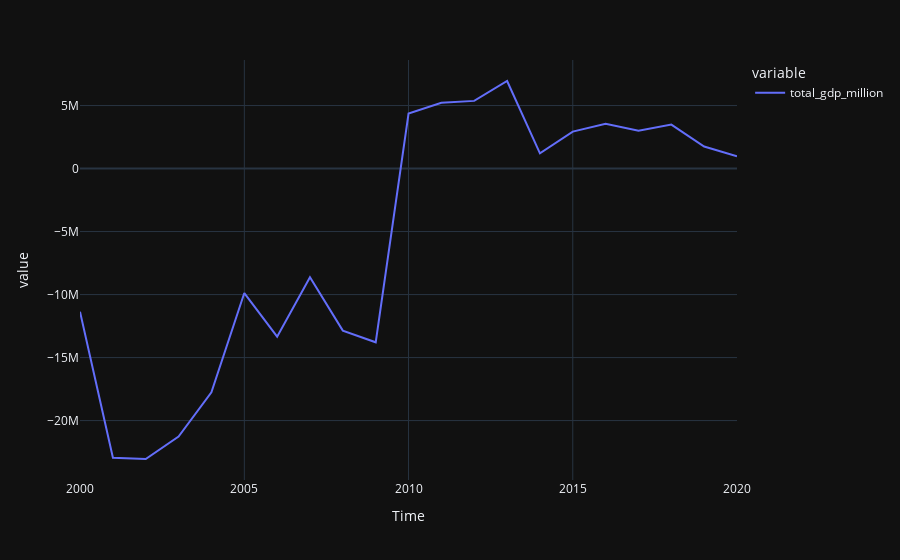

Source (notebook cell):
### Code cell
n =  10
pais_unico = list(set(Data_final['Pais_x']))
AUX = []
Data_no_auto = pd.DataFrame()
for x in range(len(set(Data_final['Pais_x']))):
    AUX.append(rezagos(Data_final,columnas = ['total_gdp_million','ECI'],n=n,pais=pais_unico[x]))
Data_no_auto = pd.concat(AUX,ignore_index= True)

data_glob = Data_no_auto.copy()
data_glob['Año'] = ["".join([str(data_glob.iloc[i,4]),"-01"]) for i in range(len(data_glob.Año))]
data_glob = pd.pivot_table(data_glob,index='Año',values=['total_gdp_million','Poblacion','ECI'],aggfunc='sum').reset_index()
data_glob['Time'] = pd.to_datetime(data_glob['Año'])
data_glob = data_glob.sort_values(by='Time')
fig = px.line(data_glob, x="Time", y=["total_gdp_million"], template = 'plotly_dark')
fig.show()
# Se crea un nuevo data frame el cual por medio de un ciclo for hace uso de la funion rezagos, para eliminar esa componente temporal
# en cada columna a la cual se le asigne ('total_gdp_million','ECI'), posterior a eso se crea de nuevo una columna "Año" la cual es la concatenacion
# del año + "-01", para despues pasarla a un formato de tiempo y poder hacer la grafica de como luce 
# el comportamieto del PIB sin componentes temporales

### Figure 1 — Plotly figure (JSON) as saved in the notebook; plotly's stock layout.template omitted (floating-point values rounded to 4 significant figures)
{"data": [{"hovertemplate": "variable=total_gdp_million<br>Time=%{x}<br>value=%{y}<extra></extra>", "legendgroup": "total_gdp_million", "line": {"color": "#636efa", "dash": "solid"}, "marker": {"symbol": "circle"}, "mode": "lines", "name": "total_gdp_million", "orientation": "v", "showlegend": true, "type": "scatter", "x": ["2000-01-01T00:00:00", "2001-01-01T00:00:00", "2002-01-01T00:00:00", "2003-01-01T00:00:00", "2004-01-01T00:00:00", "2005-01-01T00:00:00", "2006-01-01T00:00:00", "2007-01-01T00:00:00", "2008-01-01T00:00:00", "2009-01-01T00:00:00", "2010-01-01T00:00:00", "2011-01-01T00:00:00", "2012-01-01T00:00:00", "2013-01-01T00:00:00", "2014-01-01T00:00:00", "2015-01-01T00:00:00", "2016-01-01T00:00:00", "2017-01-01T00:00:00", "2018-01-01T00:00:00", "2019-01-01T00:00:00", "2020-01-01T00:00:00"], "xaxis": "x", "y": [-11370000.0, -22950000.0, -23050000.0, -21270000.0, -17760000.0, -9879000.0, -13340000.0, -8631000.0, -12860000.0, -13790000.0, 4360000.0, 5214000.0, 5370000.0, 6948000.0, 1204000.0, 2931000.0, 3559000.0, 2996000.0, 3486000.0, 1751000.0, 976200.0], "yaxis": "y"}], "layout": {"legend": {"title": {"text": "variable"}, "tracegroupgap": 0}, "margin": {"t": 60}, "xaxis": {"anchor": "y", "domain": [0, 1], "title": {"text": "Time"}}, "yaxis": {"anchor": "x", "domain": [0, 1], "title": {"text": "value"}}}}
